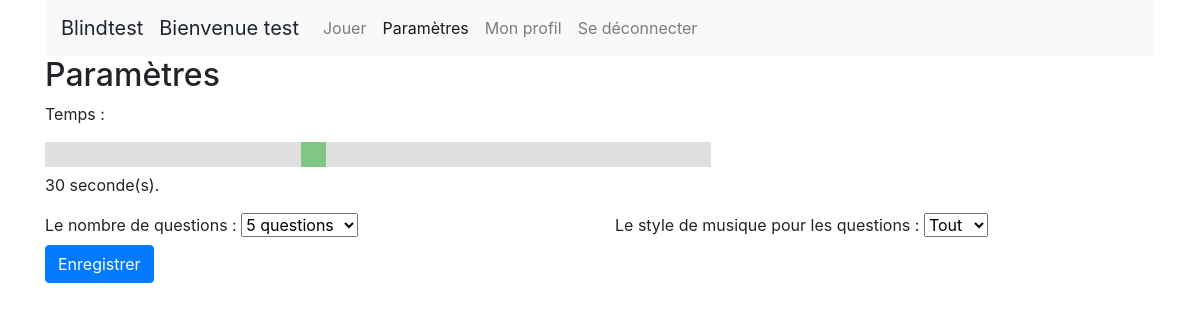
The app's page /param.php (signed in) with its own data.
### tables this page shows
CREATE TABLE IF NOT EXISTS `parameters` (
  `parameters_id` int(11) NOT NULL AUTO_INCREMENT,
  `parameters_time` int(11) NOT NULL,
  `parameters_questions_number` int(11) NOT NULL,
  `user_id` int(11) NOT NULL,
  `music_style_id` int(11) NOT NULL,
  PRIMARY KEY (`parameters_id`),
  KEY `parameters_users_FK` (`user_id`),
  KEY `parameters_music_style0_FK` (`music_style_id`)
);

CREATE TABLE IF NOT EXISTS `music_style` (
  `music_style_id` int(11) NOT NULL AUTO_INCREMENT,
  `music_style` varchar(50) NOT NULL,
  PRIMARY KEY (`music_style_id`)
);

### dao/connectionBase.php (called while the page is built)
<?php
function pdo() {
    static $dbc = null;
    if ($dbc == null) {
        try {
            $dbc = new PDO('mysql:host=' . DB_HOST . ';dbname=' . DB_NAME, DB_USER, DB_PASSWORD,
                    array(PDO::MYSQL_ATTR_INIT_COMMAND => "SET NAMES utf8",
                PDO::ATTR_PERSISTENT => true));
        } catch (Exception $e) {
            echo 'Error: ' . $e->getMessage() . '<br />';
            echo 'N°: ' . $e->getCode() . '<br />';
            die('Could not connect to MySql');
        }
    }
    return $dbc;
}

### dao/dao.php (called while the page is built, shortened)
<?php
require_once './dao/connectionBase.php';
function Get_user_data($nickname) {
    $sql = "SELECT * FROM `users` WHERE `user_nickname` = :nickname";
    $query = pdo()->prepare($sql);
    $query->bindParam(':nickname', $nickname, PDO::PARAM_STR);
    $query->execute();
    return $query->fetch(PDO::FETCH_ASSOC);
}
function Get_music_style() {
    $sql = "SELECT * FROM `music_style`";
    $query = pdo()->prepare($sql);
    $query->execute();
    return $query->fetchAll(PDO::FETCH_ASSOC);
}
function Get_parameters($user_id) {
    $sql = "SELECT * FROM `parameters` WHERE `user_id` = :user_id";
    $query = pdo()->prepare($sql);
    $query->bindParam(':user_id', $user_id, PDO::PARAM_INT);
    $query->execute();
    return $query->fetch(PDO::FETCH_ASSOC);
}

### param.php (the view, shortened to what this page needs)
<?php
require_once './dao/dao.php';
$nickname = $_SESSION['user_nickname'];
$userData = Get_user_data($nickname);
$users_param = Get_parameters($userData['user_id']);
$music_style = Get_music_style();
?>
<!DOCTYPE html>
<html>
    <head>
        <?php require_once './css/css_js.php'; ?>
    </head>
    <body>
        <div class="container">
            <?php require_once './navbar.php'; ?>
            <form action="param.php" method="post">
                <fieldset>
                    <h2>Paramètres</h2>
                    <p>Temps : </p>
                    <div class="slidecontainer">
                        <input name="time" type="range" min="10" max="60" value="<?= $users_param['parameters_time']; ?>" class="slider" id="param_time">
                        <p><span id="param_second"></span> seconde(s).</p>
                    </div>
                    <div class="row">
                        <div class="col">
                            <label>Le nombre de questions :
                                <select name="questions_number">
                                    <option <?php if ($users_param['parameters_questions_number'] == 5): ?> selected="" <?php endif; ?> value="5">
                                        5 questions</option>
                                </select>
                            </label>
                        </div>
                        <div class="col">
                            Le style de musique pour les questions :
                            <select name="music_style">
                                <?php foreach ($music_style as $value_music_style): ?>
                                    <option
                                    <?php if ($value_music_style['music_style_id'] == $users_param['music_style_id']): ?>
                                            selected="" <?php endif; ?> value="
                                        <?= $value_music_style['music_style_id']; ?>">
                                            <?= $value_music_style['music_style']; ?>
                                    </option>
                                <?php endforeach; ?>
                            </select>
                        </div>
                    </div>
                    <button name="save" class="btn btn-primary" type="submit">Enregistrer</button>
                </fieldset>
            </form>
        </div>
    </body>
</html>

### records on screen
parameters: time "30", questions_number "5 questions", music_style "Tout"

### other values on screen
$nickname "test"
